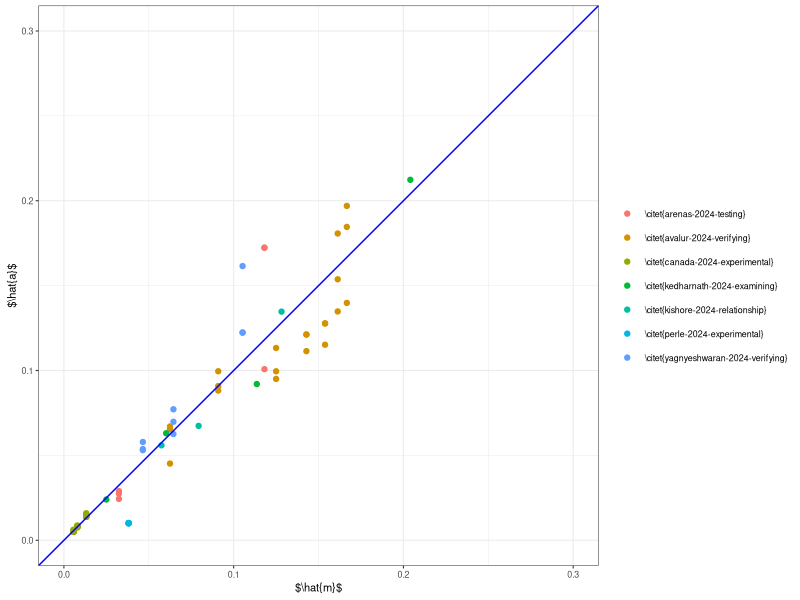
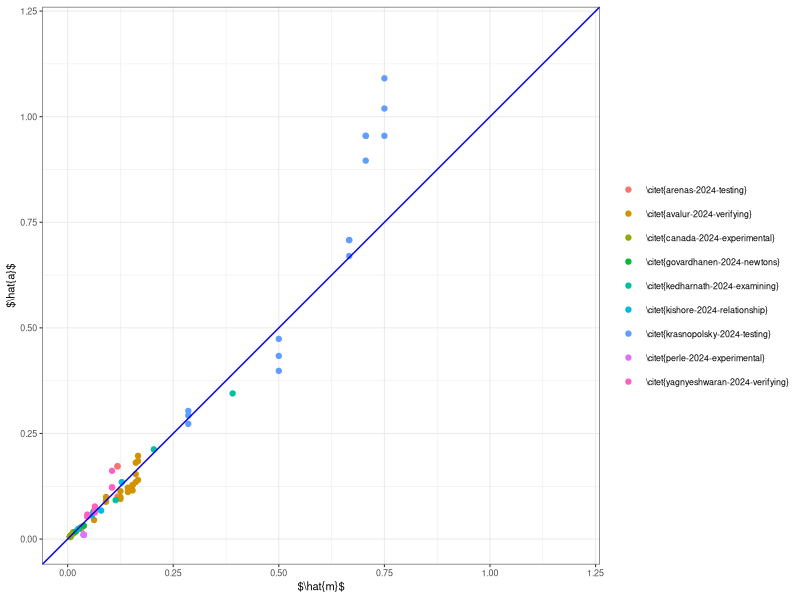

The R source for these figures, in order:
library(ggplot2)
raw <- read.csv("all.csv",header=TRUE)

library(dplyr)
filtered <- filter(
    raw,
    source!="krasnopolsky",
    source!="govardhanen",
    2*x.m/t.s^2/9.81<0.3,
)

data <- mutate(
 filtered,
 ameas.ms2 = 2*x.m/t.s^2,
 mhat = m2.kg/(m1.kg+m2.kg+mc.kg),
 ahat = ameas.ms2/9.81,
 )

data2 <- mutate(
 raw,
 ameas.ms2 = 2*x.m/t.s^2,
 mhat = m2.kg/(m1.kg+m2.kg+mc.kg),
 ahat = ameas.ms2/9.81,
 )    

library(svglite)
library(scales)
fig3 <- ggplot(data)+geom_point(aes(x=mhat,y=ahat,color=source))+
     ylim(0,0.3)+xlim(0,0.3)+
     geom_abline(slope=1.0,intercept=0.0,color='blue')+
     xlab('$\\hat{m}$')+
    ylab('$\\hat{a}$')+
    scale_color_manual(values=hue_pal()(9),
                         name=NULL,
                         labels=c("\\citet{arenas-2024-testing}",
                                  "\\citet{avalur-2024-verifying}",
                                  "\\citet{canada-2024-experimental}",
                                  #"\\citet{govardhanen-2024-newtons}",
                                  "\\citet{kedharnath-2024-examining}",
                                  "\\citet{kishore-2024-relationship}",
                                  #"\\citet{krasnopolsky-2024-testing}",
                                  "\\citet{perle-2024-experimental}",
                                  "\\citet{yagnyeshwaran-2024-verifying}"))+
    theme_bw(base_size=8)+
    guides(color=guide_legend(position="right"))+
    theme(aspect.ratio=1)
svglite('fig3.svg',width=6,height=4,pointsize=8)
print(fig3)
dev.off()

fit1 <- lm(ahat~mhat,data)
summary(fit1)

fit2 <- lm(ahat-mhat~mhat,data)
summary(fit2)

fig2 <- ggplot(data2)+geom_point(aes(x=mhat,y=ahat,color=source))+
     ylim(0,1.2)+xlim(0,1.2)+
     geom_abline(slope=1.0,intercept=0.0,color='blue')+
     xlab('$\\hat{m}$')+
    ylab('$\\hat{a}$')+
    scale_color_manual(values=hue_pal()(9),
                         name=NULL,
                         labels=c("\\citet{arenas-2024-testing}",
                                  "\\citet{avalur-2024-verifying}",
                                  "\\citet{canada-2024-experimental}",
                                  "\\citet{govardhanen-2024-newtons}",
                                  "\\citet{kedharnath-2024-examining}",
                                  "\\citet{kishore-2024-relationship}",
                                  "\\citet{krasnopolsky-2024-testing}",
                                  "\\citet{perle-2024-experimental}",
                                  "\\citet{yagnyeshwaran-2024-verifying}"))+
    theme_bw(base_size=8)+
    guides(color=guide_legend(position="right"))+
    theme(aspect.ratio=1)
svglite('fig2.svg',width=6,height=4,pointsize=8)
print(fig2)
dev.off()

fit3 <- lm(ahat-mhat~mhat,data2)
summary(fit3)
